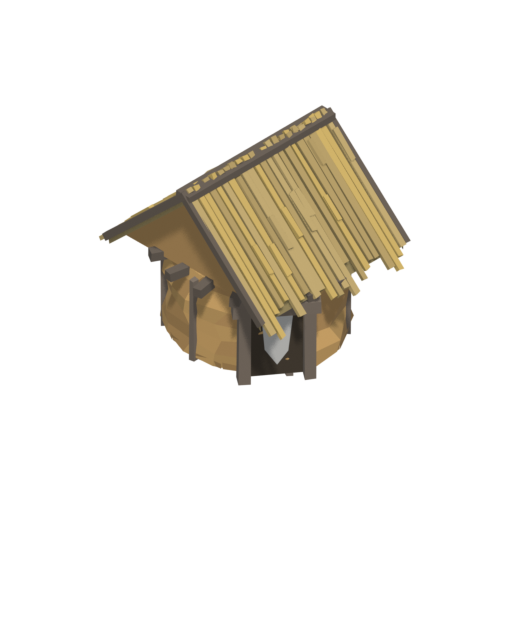
#> input picture townhall/renders/hut_0_raw.png, 512 x 640 px
$ python -i frame.py   (imports and definitions only)
#> lines starting #> are read from the running program, lines starting #| are printed output that depends on the picture
"""Общие конвенции кадра: проекция мира в пиксели и пост-обработка спрайта.

Мир -> кадр:
    right = normalize((cos AZ, -sin AZ, 0))     # вправо по экрану
    up    = (-sin EL*cos AZ, -sin EL*sin AZ, cos EL)
    px =  W/2 + (p·right) * ppu
    py =  H/2 - (p·up)    * ppu
Камера смотрит в центр кадра, поэтому точка (0,0,0) всегда в центре.
"""
import math
import os
import sys

import numpy as np

# Blender несёт свой Python без PIL — подключаем site-packages рабочего окружения.
try:
    from PIL import Image, ImageFilter
except ImportError:                                    # pragma: no cover
    _extra = ('/Users/hermmoment/.dsh/dsh-runtimes/dsh-primary-runtime/'
              'dependencies/python/lib/python3.12/site-packages')
    if _extra not in sys.path:
        sys.path.append(_extra)
    from PIL import Image, ImageFilter

# те же числа, что в thpipe (держим в одном месте, чтобы не разъехались)
AZ = math.radians(45.0)
EL = math.atan(1.0 / math.sqrt(2.0))
RES_X, RES_Y = 512, 640
ORTHO = 6.10
PPU = RES_Y / ORTHO

RIGHT = (math.cos(AZ), -math.sin(AZ), 0.0)
UP = (-math.sin(EL) * math.cos(AZ), -math.sin(EL) * math.sin(AZ), math.cos(EL))

# --- параметры пост-обработки (замерены по atlas.png) ---
SHADOW_RGB = (11, 14, 11)
SHADOW_ALPHA = 0.62          # гаусс умножается на это
OUTLINE_RGB = (14, 18, 14)
OUTLINE_DILATE = 1           # пикселей (на 105 ppu это ≈ 2 px эталона)


def project(px, py, pz):
    """Мир (u,v) -> пиксели кадра (x, y), начало — левый верх."""
    sx = px * RIGHT[0] + py * RIGHT[1] + pz * RIGHT[2]
    sy = px * UP[0] + py * UP[1] + pz * UP[2]
    return RES_X / 2.0 + sx * PPU, RES_Y / 2.0 - sy * PPU


def center_axis():
    return project(0.0, 0.0, 0.0)


def ground_ellipse(cx, cy, rx, ry, blur=0.16):
    """Эллипс на земле (мировые полуоси) -> параметры для пост-обработки."""
    ux, uy = rx * RIGHT[0], rx * RIGHT[1]
    vx, vy = ry * UP[0], ry * UP[1]
    a2 = ux ** 2 + vx ** 2          # по экранному X
    b2 = uy ** 2 + vy ** 2          # по экранному Y
    c2 = ux * uy + vx * vy
    # собственные оси ковариационной матрицы [[a2, c2], [c2, b2]]
    tr = a2 + b2
    det = a2 * b2 - c2 ** 2
    disc = max(0.0, (tr / 2) ** 2 - det) ** 0.5
    l1 = tr / 2 + disc
    l2 = max(tr / 2 - disc, 1e-9)
    ang = 0.5 * math.atan2(2 * c2, a2 - b2)
    return dict(cx=cx, cy=cy, a=math.sqrt(l1) * PPU, b=math.sqrt(l2) * PPU,
                angle_deg=math.degrees(ang), blur=blur)


def ellipse_mask(size, shape):
    W, H = size
    yy, xx = np.mgrid[0:H, 0:W]
    t = math.radians(shape['angle_deg'])
    ct, st = math.cos(t), math.sin(t)
    dx = xx - shape['cx']
    dy = yy - shape['cy']
    u = (dx * ct + dy * st) / max(shape['a'], 1e-6)
    v = (-dx * st + dy * ct) / max(shape['b'], 1e-6)
    inside = (u * u + v * v) <= 1.0
    return (inside * 255).astype(np.uint8)


def compose(render_path, out_path, shadows=(), outline=False,
            crop=True, pad=3, save=True):
    """Рендер RGBA -> спрайт: мягкая тень под объектом + (опц.) контур силуэта.

    shadows — список форм из ground_ellipse(); рисуются в порядке перечисления.
    Возвращает (image, anchor_x, anchor_y) в системе обрезанного кадра.
    """
#> called with render_path = '../renders/hut_0_raw.png', out_path = 'out.png', shadows = (), outline = False, crop = True, pad = 3, save = True
    img = Image.open(render_path).convert('RGBA')
#> img is the input picture: PIL image 512x640 RGBA; mean R, G, B, A 22, 19, 13.1, 36.9
    W, H = img.size
#> W = 512; H = 640
    ax, ay = center_axis()

    shadow = np.zeros((H, W), np.uint8)
    for sh in shadows:
        m = ellipse_mask((W, H), sh)
        blur_px = max(0.5, sh['blur'] * PPU)
        m = np.array(Image.fromarray(m).filter(ImageFilter.GaussianBlur(blur_px)))
        shadow = np.maximum(shadow, m)
#> shadow: shape (640, 512); every value is 0

    base = np.array(img).astype(np.int32)
    alpha_obj = base[:, :, 3]
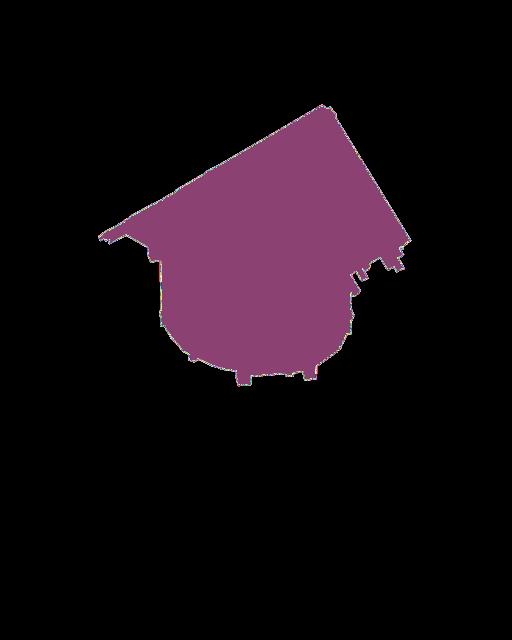
#> alpha_obj: shape (640, 512) int32; 249 distinct labels, from 0 to 255; one colour per label, 0 black

    # контур: расширяем силуэт и подкладываем снизу тёмный слой
    if outline:
        sil = (alpha_obj > 8).astype(np.uint8) * 255
        grown = np.array(Image.fromarray(sil).filter(
            ImageFilter.MaxFilter(2 * OUTLINE_DILATE + 1)))
        ring = np.clip(grown.astype(np.int32) - alpha_obj.astype(np.int32), 0, 255)
        layer = np.zeros_like(base)
        layer[:, :, 0], layer[:, :, 1], layer[:, :, 2] = OUTLINE_RGB
        layer[:, :, 3] = ring
        a_top = alpha_obj[..., None] / 255.0
        a_bot = layer[:, :, 3:4] / 255.0
        out_a = a_top + a_bot * (1 - a_top)
        rgb = np.where(out_a > 1e-6,
                       (base[:, :, :3] * a_top + layer[:, :, :3] * a_bot * (1 - a_top)) /
                       np.maximum(out_a, 1e-6), 0)
        base = np.concatenate([rgb, out_a * 255], axis=2).astype(np.int32)

    # контактная тень под объектом (объект поверх, но тень видна сквозь щели)
    sa = (shadow.astype(np.float32) / 255.0) * SHADOW_ALPHA
    obj_a = base[:, :, 3].astype(np.float32) / 255.0
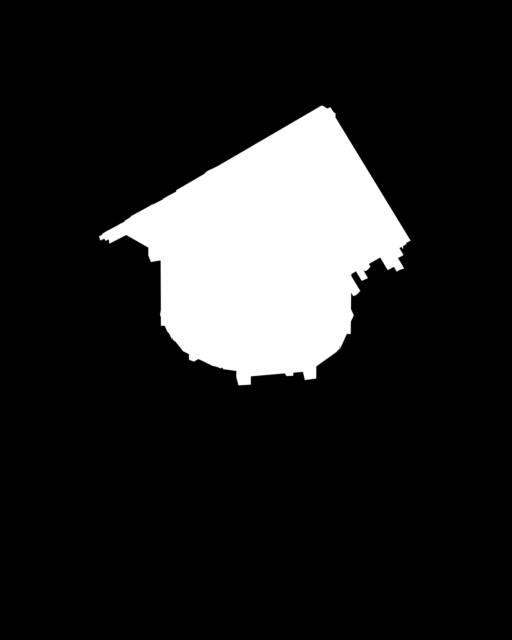
#> obj_a: shape (640, 512) float32; min 0, max 1, mean 0.145
    mixed_a = np.clip(obj_a + sa * (1 - obj_a), 0, 1)
    body = base[:, :, :3].astype(np.float32)
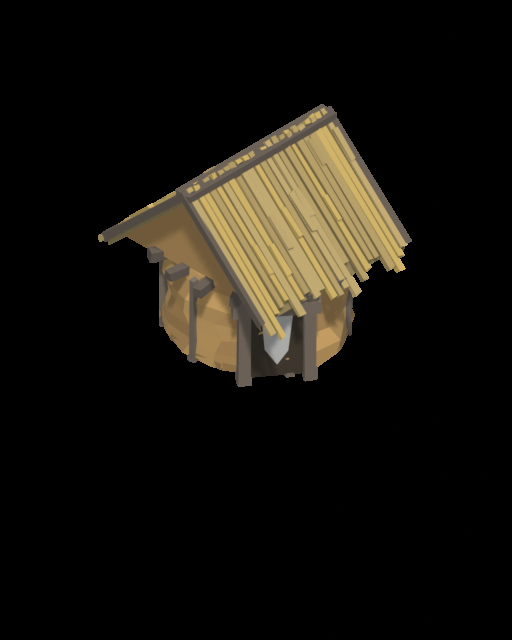
#> body: shape (640, 512, 3) float32; mean R, G, B 22, 19, 13.1
    sh_rgb = np.array(SHADOW_RGB, dtype=np.float32)[None, None, :]
    mix_w = sa[..., None] * (1 - obj_a[..., None])
#> mix_w: shape (640, 512, 1) float32; every value is 0
    rgb = (body * obj_a[..., None] + sh_rgb * mix_w) / np.maximum(mixed_a[..., None], 1e-6)
    out = np.concatenate([rgb, (mixed_a * 255)[..., None]], axis=2)
    out = np.clip(out, 0, 255).astype(np.uint8)

    res = Image.fromarray(out, 'RGBA')
    ax_i, ay_i = ax, ay
    if crop:
        a = out[:, :, 3]
        ys, xs = np.nonzero(a > 4)
        if len(ys):
            x0, x1 = max(0, xs.min() - pad), min(W, xs.max() + 1 + pad)
#> x0 = 95; x1 = 414
            y0, y1 = max(0, ys.min() - pad), min(H, ys.max() + 1 + pad)
#> y0 = 102; y1 = 389
            res = res.crop((x0, y0, x1, y1))
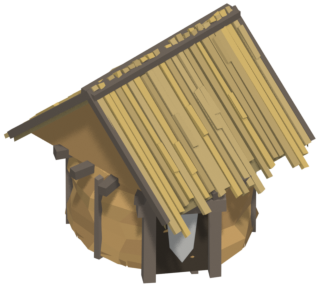
#> res: PIL image 319x287 RGBA; mean R, G, B, A 77.9, 67.3, 46.4, 131.9; transparent parts drawn white
            ax_i, ay_i = ax - x0, ay - y0
#> ax_i = 161; ay_i = 218
    if save and out_path:
        os.makedirs(os.path.dirname(out_path), exist_ok=True)
        res.save(out_path)
    return res, ax_i, ay_i

>>> result = compose('../renders/hut_0_raw.png', 'out.png')

$ run again, on townhall/renders/hutrect_a_0_raw.png
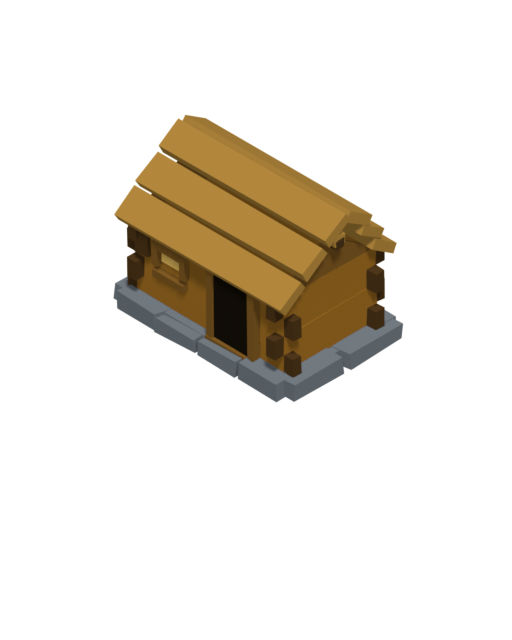
#> input picture townhall/renders/hutrect_a_0_raw.png, 512 x 640 px
#> in compose, img is the input picture: PIL image 512x640 RGBA; mean R, G, B, A 21.8, 17, 9.1, 41.8
#> alpha_obj: shape (640, 512) int32; 247 distinct labels, from 0 to 255
#> in compose, `body = base[:, :, :3].astype(np.float32)`:
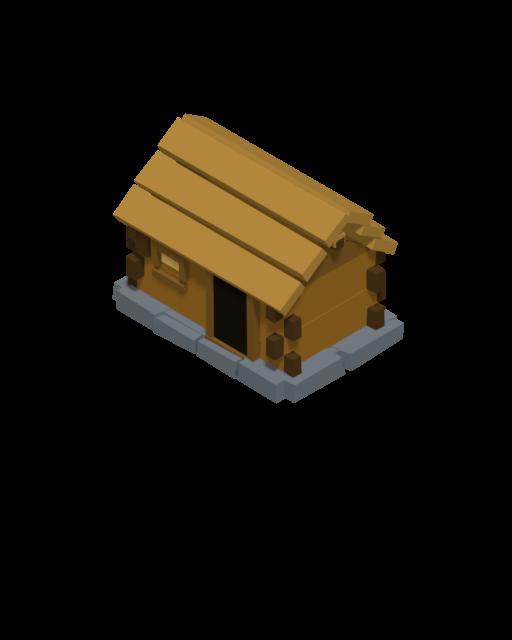
#> body: shape (640, 512, 3) float32; mean R, G, B 21.8, 17, 9.1
#> mix_w: shape (640, 512, 1) float32; every value is 0
#> x0 = 110; x1 = 407
#> y0 = 111; y1 = 406
#> in compose, `res = res.crop((x0, y0, x1, y1))`:
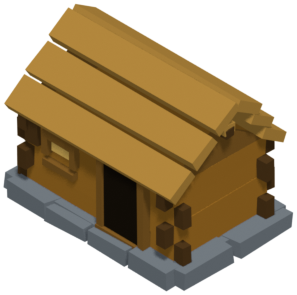
#> res: PIL image 297x295 RGBA; mean R, G, B, A 81, 63.1, 33.4, 156.4; transparent parts drawn white
#> ax_i = 146; ay_i = 209
